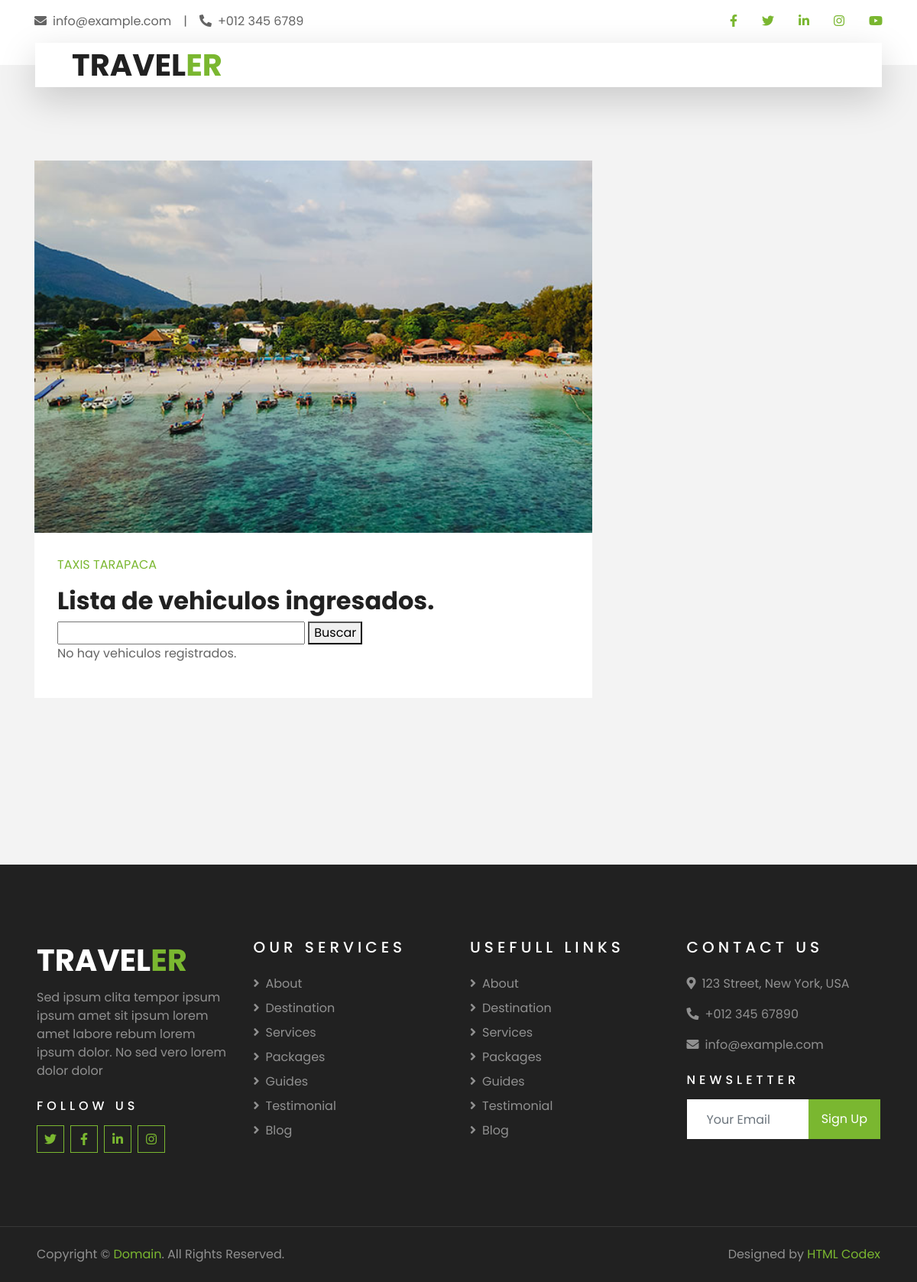
The app's page /es/scr_bveh/ (signed in), older data.
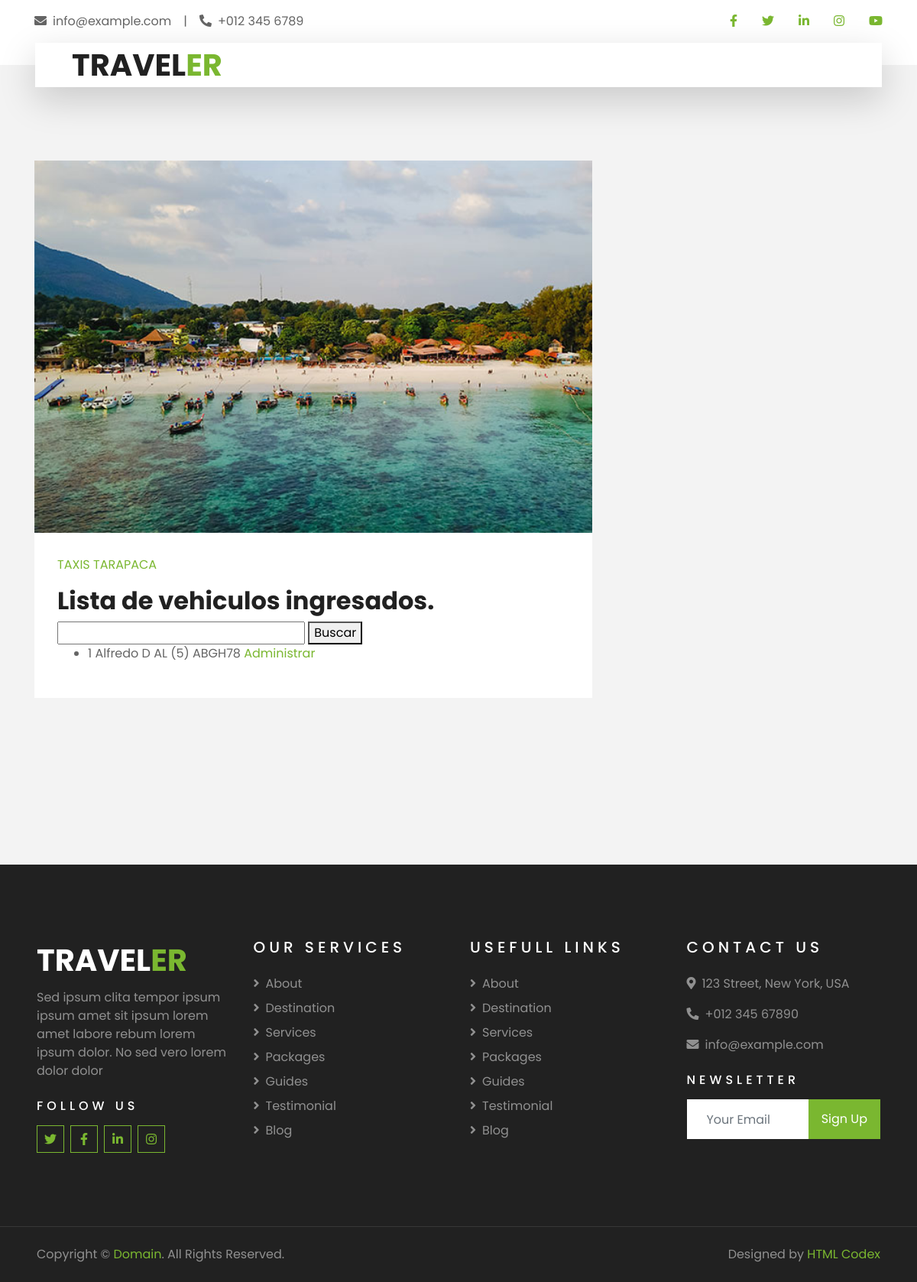
The same page, newer data.
### Gestion_viajes/models.py (models this page shows)
class Vehiculo(models.Model):
    id = models.AutoField(primary_key=True,unique=True)
    conductor = models.ForeignKey(Taxista,on_delete=models.SET_NULL,null=True,blank=True,default=None)
    patente = models.CharField(max_length=6,null=True,blank=True)
    estado = models.IntegerField(null=True,blank=True)
    deleted_at = models.DateTimeField(null=True,blank=True)
    created_at = models.DateTimeField(null=True,blank=True)

class Taxista(models.Model):
    id = models.AutoField(primary_key=True,unique=True)
    nombre = models.CharField(max_length=54,null=True,blank=True)
    apellido_p = models.CharField(max_length=54,null=True,blank=True)
    apellido_m = models.CharField(max_length=54,null=True,blank=True)
    genero = models.CharField(max_length=54,null=True,blank=True)
    secretaria_encargada = models.ForeignKey(Secretaria,on_delete=models.SET_NULL,null=True,blank=True,default=None)
    run = models.IntegerField(null=True,blank=True)
    dv = models.CharField(max_length=1,null=True,blank=True)
    estado = models.IntegerField(null=True,blank=True)
    deleted_at = models.DateTimeField(null=True,blank=True)
    created_at = models.DateTimeField(null=True,blank=True)
    def __str__(self):
        return self.nombre + ' ' + self.apellido_p + ' ' + self.apellido_m + ' ' + '(' + str(self.id) + ')'

### Gestion_viajes/views.py (the view, shortened to what this page needs)
# urls.py: path("scr_bveh/",views.scr_buscar_vehiculos,name='scr_buscar_vehiculos'),
def scr_buscar_vehiculos(request):
    usuario = request.session.get('user',None)
    if usuario is not None:
        if request.method == "GET":
            form = BusquedaVehiculoForm(request.GET)
            vehiculos = None
            context = {'form':form}
            if form.is_valid():
                try:
                    busqueda = form.cleaned_data['busqueda'].lower()
                except:
                    busqueda = form.cleaned_data['busqueda']
                try:
                    vehiculos = Vehiculo.objects.filter(id=busqueda)
                    context = {'form':form,'vehiculos':vehiculos}
                except:
                    vehiculos = None
                if vehiculos is None:
                    try:
                        vehiculos = Vehiculo.objects.filter(conductor__nombre__icontains=busqueda)
                        context = {'form':form,'vehiculos':vehiculos}
                    except:
                        vehiculos = None
                if vehiculos is None:
                    try:
                        vehiculos = Vehiculo.objects.filter(deleted_at=None)
                        context = {'form':form,'vehiculos':vehiculos}
                    except:
                        vehiculos = None
                return render(request,'Gestion_viajes/scr_admin_vehiculos.html',context)
            else:
                form = VehiculoForm()
                return render(request, 'registrar_vehiculo.html', {'form': form})
        else:
            form = VehiculoForm()
            return render(request, 'registrar_vehiculo.html', {'form': form})
    else:
        return render(request,'Gestion_viajes/err_frb.hmtl')

### Gestion_viajes/forms.py
class BusquedaVehiculoForm(forms.Form):
    busqueda = forms.CharField(label='Buscar Tarifa', max_length=100, required=False)

### Taxis_tarapaca/templates/Gestion_viajes/scr_admin_vehiculos.html (shortened to what this page needs)
{% extends "secretarias_page.html" %}
{% load cms_tags %}
{% block content %}
    <div class="taxistas-lista">
        <h2>Lista de vehiculos ingresados.</h2>
        <form method="get" action="{% url 'scr_buscar_vehiculos' %}">
            {{ form.busqueda }}
            <button type="submit">Buscar</button>
        </form>
        {% if vehiculos %}
            <ul>
                {% for vehiculo in vehiculos %}
                    <li>{{ vehiculo.id }} {{ vehiculo.conductor }} {{ vehiculo.patente }}
                        <a href = "{% url 'scr_ver_datos_vehiculo' id_vehiculo=vehiculo.id %}">Administrar</a>
                    </li>
                {% endfor %}
            </ul>
        {% else %}
            <p>No hay vehiculos registrados.</p>
        {% endif %}
    </div>
{% endblock content %}

### Taxis_tarapaca/templates/secretarias_page.html (shortened to what this page needs)
{% load cms_tags menu_tags sekizai_tags static %}
<!doctype html>
<html>
    <head>
        <link rel="stylesheet" type="text/css" href="{% static 'Gestion_viajes/css/base.css' %}">
        <link href="https://cdnjs.cloudflare.com/ajax/libs/font-awesome/5.10.0/css/all.min.css" rel="stylesheet">
        <link href="{% static 'lib/owlcarousel/assets/owl.carousel.min.css" rel="stylesheet' %}">
        <link href="{% static 'lib/tempusdominus/css/tempusdominus-bootstrap-4.min.css" rel="stylesheet' %}"/>
    </head>
    <body>
        <div class="container-fluid bg-light pt-3 d-none d-lg-block">
            <div class="container">
                <div class="row">
                    <div class="col-lg-6 text-center text-lg-left mb-2 mb-lg-0">
                        <div class="d-inline-flex align-items-center">
                            <p><i class="fa fa-envelope mr-2"></i>info@example.com</p>
                            <p class="text-body px-3">|</p>
                            <p><i class="fa fa-phone-alt mr-2"></i>+012 345 6789</p>
                        </div>
                    </div>
                    <div class="col-lg-6 text-center text-lg-right">
                        <div class="d-inline-flex align-items-center">
                            <a class="text-primary px-3" href="">
                                <i class="fab fa-facebook-f"></i>
                            </a>
                            <a class="text-primary px-3" href="">
                                <i class="fab fa-twitter"></i>
                            </a>
                            <a class="text-primary px-3" href="">
                                <i class="fab fa-linkedin-in"></i>
                            </a>
                            <a class="text-primary px-3" href="">
                                <i class="fab fa-instagram"></i>
                            </a>
                            <a class="text-primary pl-3" href="">
                                <i class="fab fa-youtube"></i>
                            </a>
                        </div>
                    </div>
                </div>
            </div>
        </div>
        <div class="container-fluid position-relative nav-bar p-0">
            <div class="container-lg position-relative p-0 px-lg-3" style="z-index: 9;">
                <nav class="navbar navbar-expand-lg bg-light navbar-light shadow-lg py-3 py-lg-0 pl-3 pl-lg-5">
                    <a href="" class="navbar-brand">
                        <h1 class="m-0 text-primary"><span class="text-dark">TRAVEL</span>ER</h1>
                    </a>
                </nav>
            </div>
        </div>
        <div class="container-fluid py-5">
            <div class="container py-5">
                <div class="row">
                    <div class="col-lg-8">
                        <div class="pb-3">
                            <div class="blog-item">
                                <div class="position-relative">
                                    <img class="img-fluid w-100" src="img/blog-1.jpg" alt="">
                                </div>
                            </div>
                            <div class="bg-white mb-3" style="padding: 30px;">
                                <div class="d-flex mb-3">
                                    <a class="text-primary text-uppercase text-decoration-none" href="">Taxis Tarapaca</a>
                                </div>
                                {% block content %}{% endblock content %}
                            </div>
                        </div>
                    </div>
                </div>
            </div>
        </div>
        <div class="container-fluid bg-dark text-white-50 py-5 px-sm-3 px-lg-5" style="margin-top: 90px;">
            <div class="row pt-5">
                <div class="col-lg-3 col-md-6 mb-5">
                    <a href="" class="navbar-brand">
                        <h1 class="text-primary"><span class="text-white">TRAVEL</span>ER</h1>
                    </a>
                    <p>Sed ipsum clita tempor ipsum ipsum amet sit ipsum lorem amet labore rebum lorem ipsum dolor. No sed vero lorem dolor dolor</p>
                    <h6 class="text-white text-uppercase mt-4 mb-3" style="letter-spacing: 5px;">Follow Us</h6>
                    <div class="d-flex justify-content-start">
                        <a class="btn btn-outline-primary btn-square mr-2" href="#"><i class="fab fa-twitter"></i></a>
                        <a class="btn btn-outline-primary btn-square mr-2" href="#"><i class="fab fa-facebook-f"></i></a>
                        <a class="btn btn-outline-primary btn-square mr-2" href="#"><i class="fab fa-linkedin-in"></i></a>
                        <a class="btn btn-outline-primary btn-square" href="#"><i class="fab fa-instagram"></i></a>
                    </div>
                </div>
                <div class="col-lg-3 col-md-6 mb-5">
                    <h5 class="text-white text-uppercase mb-4" style="letter-spacing: 5px;">Our Services</h5>
                    <div class="d-flex flex-column justify-content-start">
                        <a class="text-white-50 mb-2" href="#"><i class="fa fa-angle-right mr-2"></i>About</a>
                        <a class="text-white-50 mb-2" href="#"><i class="fa fa-angle-right mr-2"></i>Destination</a>
                        <a class="text-white-50 mb-2" href="#"><i class="fa fa-angle-right mr-2"></i>Services</a>
                        <a class="text-white-50 mb-2" href="#"><i class="fa fa-angle-right mr-2"></i>Packages</a>
                        <a class="text-white-50 mb-2" href="#"><i class="fa fa-angle-right mr-2"></i>Guides</a>
                        <a class="text-white-50 mb-2" href="#"><i class="fa fa-angle-right mr-2"></i>Testimonial</a>
                        <a class="text-white-50" href="#"><i class="fa fa-angle-right mr-2"></i>Blog</a>
                    </div>
                </div>
                <div class="col-lg-3 col-md-6 mb-5">
                    <h5 class="text-white text-uppercase mb-4" style="letter-spacing: 5px;">Usefull Links</h5>
                    <div class="d-flex flex-column justify-content-start">
                        <a class="text-white-50 mb-2" href="#"><i class="fa fa-angle-right mr-2"></i>About</a>
                        <a class="text-white-50 mb-2" href="#"><i class="fa fa-angle-right mr-2"></i>Destination</a>
                        <a class="text-white-50 mb-2" href="#"><i class="fa fa-angle-right mr-2"></i>Services</a>
                        <a class="text-white-50 mb-2" href="#"><i class="fa fa-angle-right mr-2"></i>Packages</a>
                        <a class="text-white-50 mb-2" href="#"><i class="fa fa-angle-right mr-2"></i>Guides</a>
                        <a class="text-white-50 mb-2" href="#"><i class="fa fa-angle-right mr-2"></i>Testimonial</a>
                        <a class="text-white-50" href="#"><i class="fa fa-angle-right mr-2"></i>Blog</a>
                    </div>
                </div>
                <div class="col-lg-3 col-md-6 mb-5">
                    <h5 class="text-white text-uppercase mb-4" style="letter-spacing: 5px;">Contact Us</h5>
                    <p><i class="fa fa-map-marker-alt mr-2"></i>123 Street, New York, USA</p>
                    <p><i class="fa fa-phone-alt mr-2"></i>+012 345 67890</p>
                    <p><i class="fa fa-envelope mr-2"></i>info@example.com</p>
                    <h6 class="text-white text-uppercase mt-4 mb-3" style="letter-spacing: 5px;">Newsletter</h6>
                    <div class="w-100">
                        <div class="input-group">
                            <input type="text" class="form-control border-light" style="padding: 25px;" placeholder="Your Email">
                            <div class="input-group-append">
                                <button class="btn btn-primary px-3">Sign Up</button>
                            </div>
                        </div>
                    </div>
                </div>
            </div>
        </div>
        <div class="container-fluid bg-dark text-white border-top py-4 px-sm-3 px-md-5" style="border-color: rgba(256, 256, 256, .1) !important;">
            <div class="row">
                <div class="col-lg-6 text-center text-md-left mb-3 mb-md-0">
                    <p class="m-0 text-white-50">Copyright &copy; <a href="#">Domain</a>. All Rights Reserved.</a>
                    </p>
                </div>
                <div class="col-lg-6 text-center text-md-right">
                    <p class="m-0 text-white-50">Designed by <a href="https://htmlcodex.com">HTML Codex</a>
                    </p>
                </div>
            </div>
        </div>
    </body>
</html>

Row changes from the older to the newer data that the page shows:
added Vehiculo: id "1", conductor "Alfredo D AL (5)", patente "ABGH78"
Text that changed along with them:
text no longer shown: "No hay vehiculos registrados."
